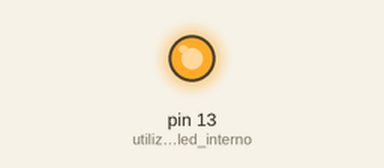
Simulated run of this sketch. Board: Arduino Uno, built with avr-gcc and run on an emulated ATmega328P. Parts: output pins drawn as LEDs (lit = HIGH).

Above: at 0.5 s.
At 5.0 s:
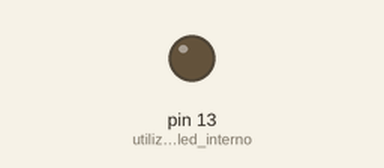
Timing chart, 0 to 6.9 s (numbered marks = the images above):
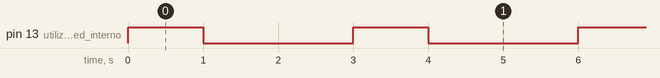

The sketch:

led_interno.ino
```cpp
void setup() {
  pinMode(LED_BUILTIN, OUTPUT); // utiliza o led interno
}

void loop() {
  digitalWrite(LED_BUILTIN, HIGH); // led ligado
  delay(1000); // espera 1 segundo
  digitalWrite(LED_BUILTIN, LOW); // led desligado
  delay(2000); // espera mais 1 segundo
}
```

Measured:
- by itself, pin 13 (utiliza_o_led_interno): alternates HIGH for 1.0 s and LOW for 2.0 s
